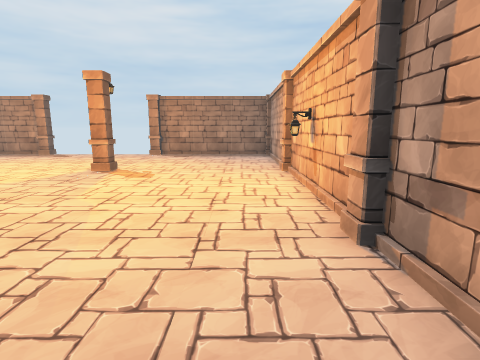
View 1 (above)

13 first-person views from a walk through a 3-D level made in the Unity game engine. The camera is 1.3 m above the floor, tilts 10° down and sees 80° across. The floor is counted in squares, 1 m on a side. Each view is taken from the middle of a square. On the plan, view 1 faces up. The plan holds only what a view shows up to about 13 squares ahead; the rest is blank. The place goes on beyond the plan. The player character is not drawn. Door leaves are left out, so doorways stand open.

View 2
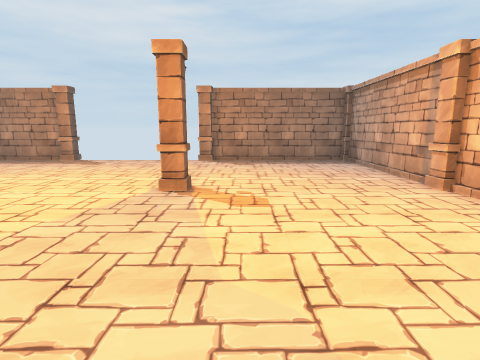

View 3
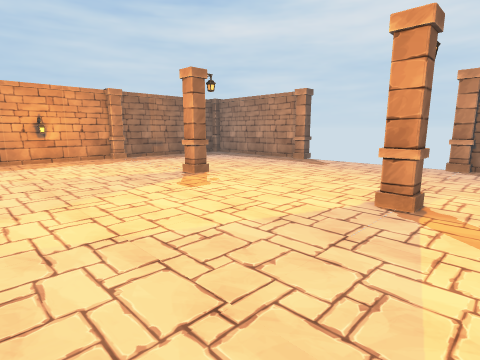

View 4
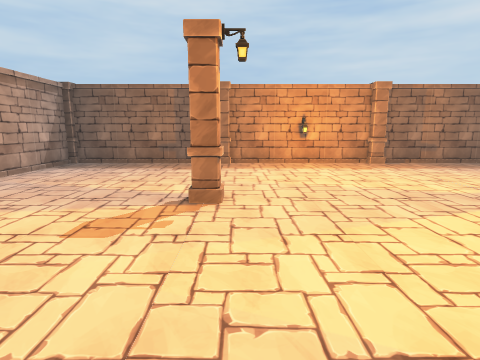

View 5
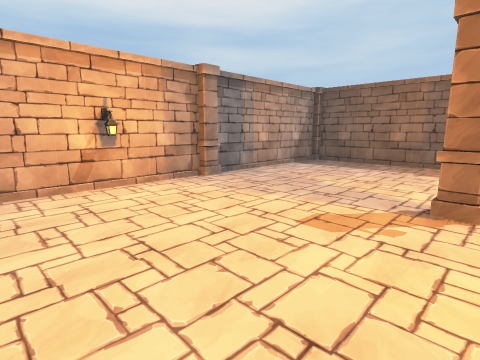

View 6
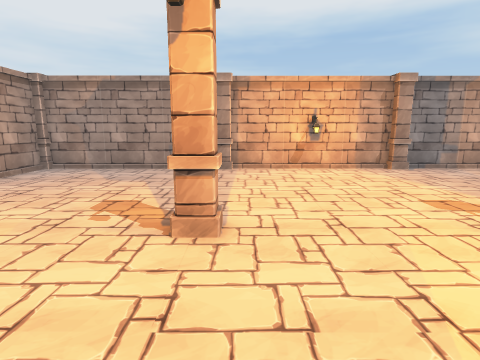

View 7
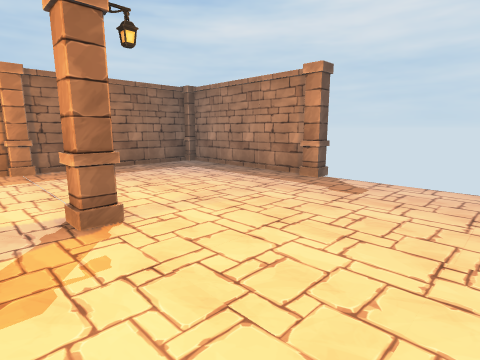

View 8
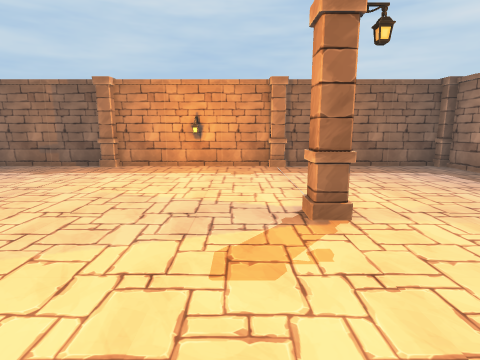

View 9
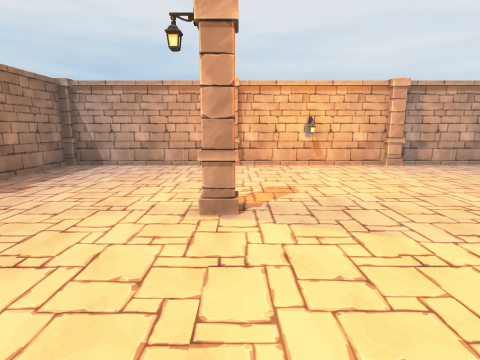

View 10
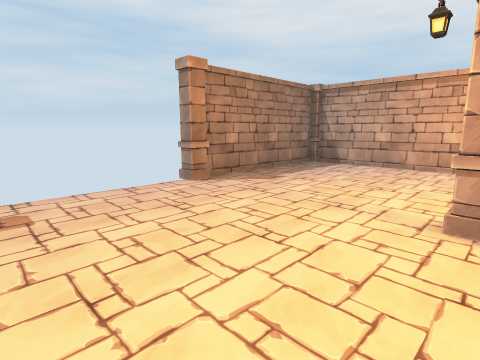

View 11
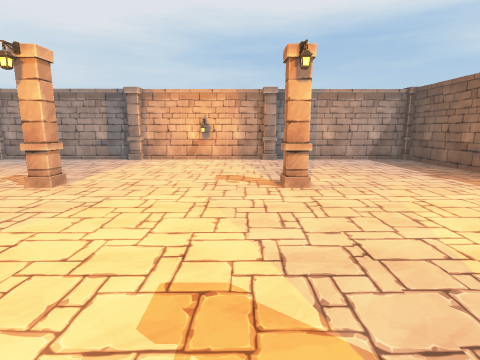

View 12
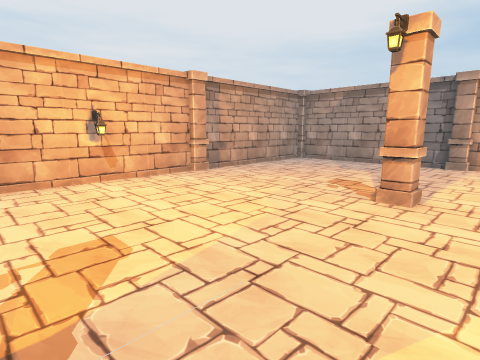

View 13
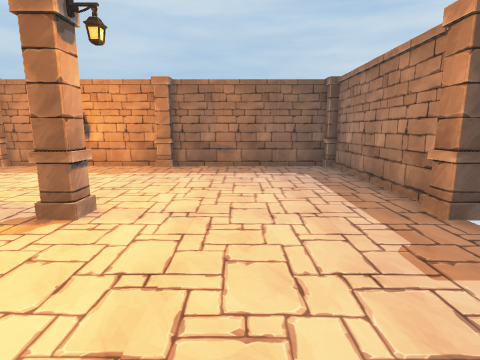

### Floor plan
Points are (right, up) in squares from view 1. A wall is a line through its corners. A room is listed if a view was taken in it or the views show most of it. See-through windows are left out.
Room 1 (views 1, 2, 3, 4, 5, 6, 7, 8, 9, 10, 11, 12, 13)
walls: (-10.6, 15.4) (-15.2, 15.4); (1.6, 9.8) (1.6, 14.5); (-3.6, -2.7) (1.6, -2.7) (1.6, 8.6); (-16.3, 14.5) (-16.3, -2.5); (-15.5, -2.7) (-4.6, -2.7); (1.2, 15.4) (-3.4, 15.4)
objects: pillar (-17, -3) to (-16, -3); pillar (-17, 3) to (-16, 3); pillar (-17, 9) to (-16, 9); pillar (-17, 15) to (-16, 15); other object (-16, 6); pillar (-10, -3); pillar (-10, 3); pillar (-10, 9); pillar (-10, 15) to (-10, 16); lamp (-7, -2); pillar (-5, 3) to (-4, 3); pillar (-5, 9) to (-4, 9); pillar (-5, 15) to (-4, 16); pillar (-4, -3); lamp (1, 6); pillar (2, 3); pillar (2, 9); pillar (2, 15) to (2, 16)

Where each view was taken, in squares from view 1:
view 1: 0 up, 0 right, facing up
view 2: 3 up, 3 left, facing up
view 3: 4 up, 3 left, facing up-left
view 4: 4 up, 5 left, facing left
view 5: 4 up, 5 left, facing down-left
view 6: 7 up, 5 left, facing down
view 7: 8 up, 6 left, facing up-left
view 8: 8 up, 6 left, facing left
view 9: 9 up, 9 left, facing right
view 10: 9 up, 9 left, facing up-right
view 11: 10 up, 9 left, facing down
view 12: 9 up, 6 left, facing down-right
view 13: 12 up, 6 left, facing left
